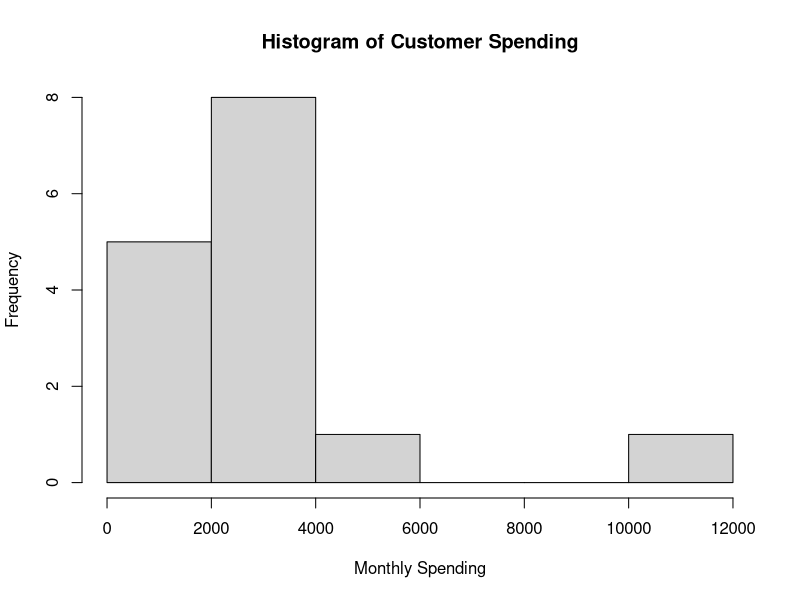
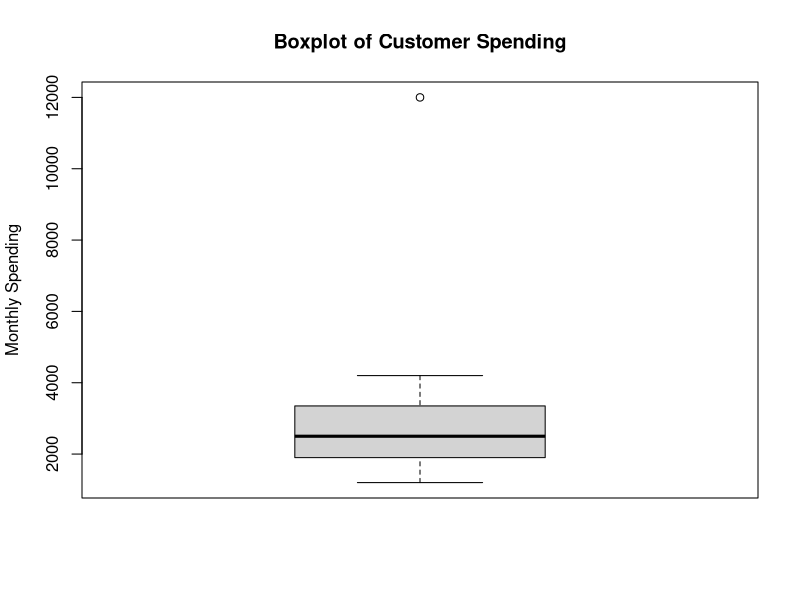
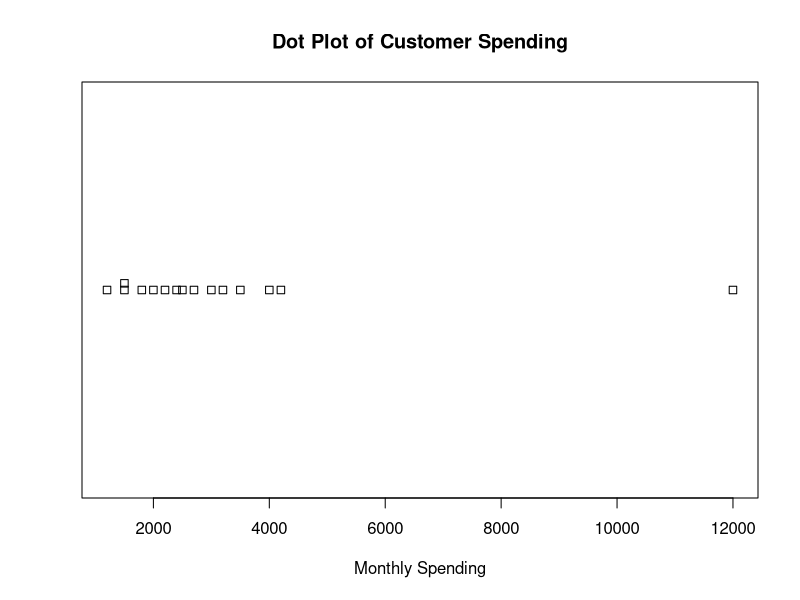
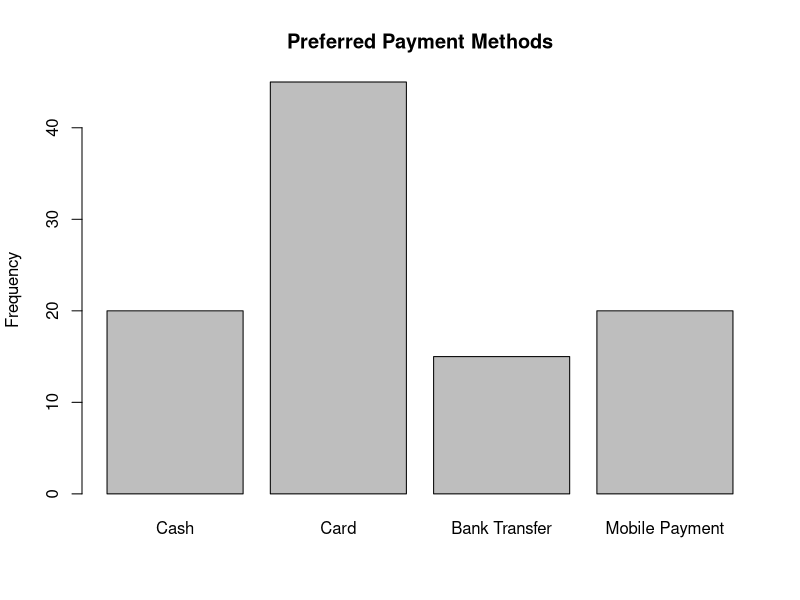
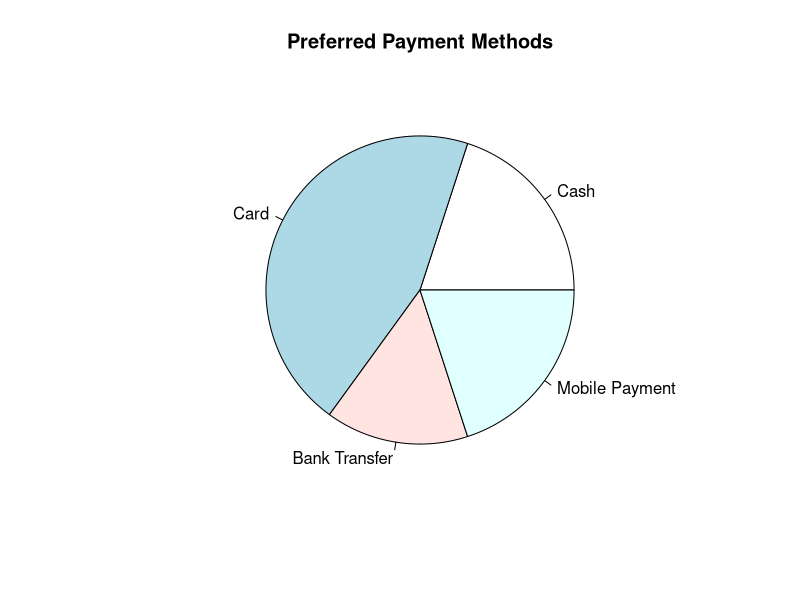
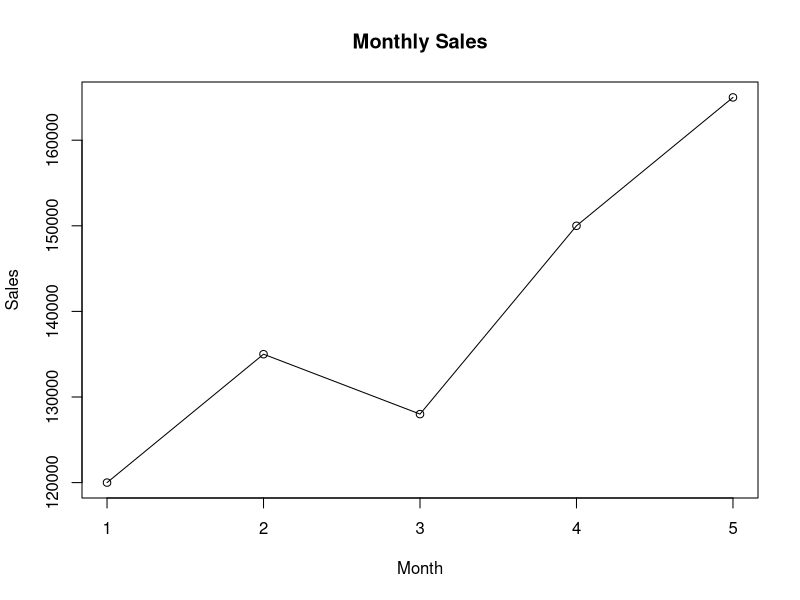
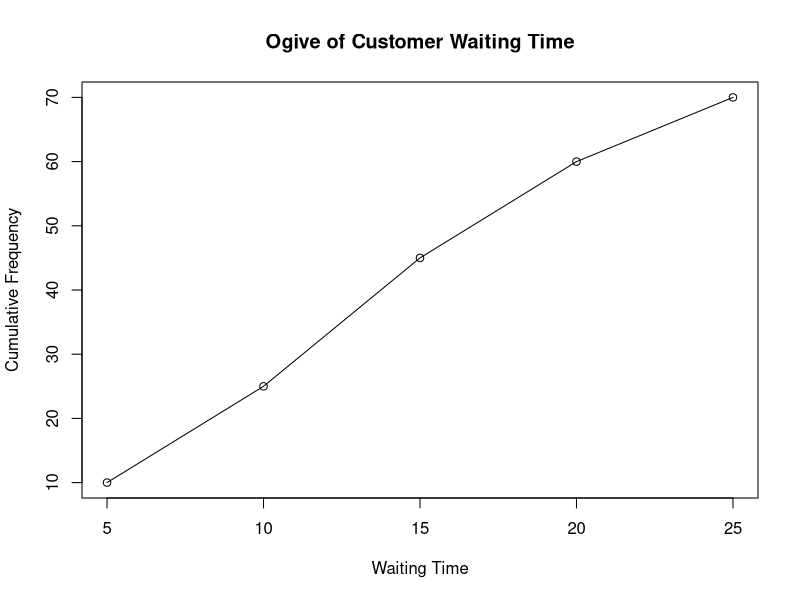

Write the R code that produced these figures, in order.
## ---- chunk 1
knitr::opts_chunk$set(echo = TRUE)
## ---- chunk 2
cat("
Stem | Leaf
  4  | 2 5 7
  5  | 1 3 6
  6  | 2 5 8
  7  | 2
")
## ---- chunk 3
cat("
Stem | Leaf
  2  | 1 4 5 8
  3  | 1 3 5
  4  | 2 5 9
")
## ---- chunk 4
# Customer monthly spending data

spending <- c(
  1200, 1500, 1500, 1800, 2000,
  2200, 2400, 2500, 2700, 3000,
  3200, 3500, 4000, 4200, 12000
)

spending
## ---- chunk 5
mean(spending)

median(spending)

# Mode
names(sort(table(spending), decreasing = TRUE))[1]

range(spending)

max(spending) - min(spending)

quantile(spending)

IQR(spending)
## ---- chunk 6
hist(
  spending,
  main = "Histogram of Customer Spending",
  xlab = "Monthly Spending"
)
## ---- chunk 7
boxplot(
  spending,
  main = "Boxplot of Customer Spending",
  ylab = "Monthly Spending"
)
## ---- chunk 8
stripchart(
  spending,
  method = "stack",
  main = "Dot Plot of Customer Spending",
  xlab = "Monthly Spending"
)
## ---- chunk 9
payment_method <- c("Cash", "Card", "Bank Transfer", "Mobile Payment")
frequency <- c(20, 45, 15, 20)

barplot(
  frequency,
  names.arg = payment_method,
  main = "Preferred Payment Methods",
  ylab = "Frequency"
)
## ---- chunk 10
pie(
  frequency,
  labels = payment_method,
  main = "Preferred Payment Methods"
)
## ---- chunk 11
month <- 1:5
sales <- c(120000, 135000, 128000, 150000, 165000)

plot(
  month,
  sales,
  type = "o",
  main = "Monthly Sales",
  xlab = "Month",
  ylab = "Sales"
)
## ---- chunk 12
waiting_time <- c(5, 10, 15, 20, 25)
cumulative_frequency <- c(10, 25, 45, 60, 70)

plot(
  waiting_time,
  cumulative_frequency,
  type = "o",
  main = "Ogive of Customer Waiting Time",
  xlab = "Waiting Time",
  ylab = "Cumulative Frequency"
)
